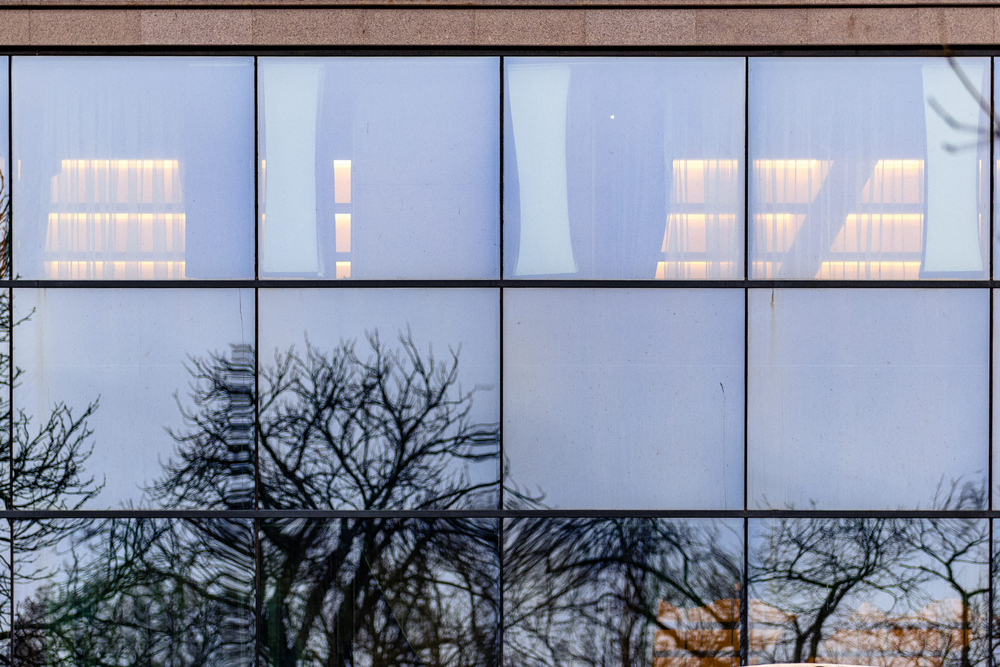
#> input picture input_image.png, 1000 x 667 px, shrunk from 3000 x 2000 before the run; its folder holds only this picture in this run
$ python remove.py
#> lines starting #> are read from the running program, lines starting #| are printed output that depends on the picture
import os
import datetime
import matplotlib.pyplot as plt
import numpy as np
from scipy.fftpack import dct, idct
from PIL import Image

def save_image(img, path, name=None, category="debug"):
    if name is None:
        name = datetime.datetime.now().strftime('%Y-%m-%dT%H-%M-%S.%f')

    dest = os.path.join(path, f"{category}{'_' if name is not None and len(name) > 0 else ''}{name}.png")
    plt.imsave(dest, img)

def gradient(A: np.ndarray) -> np.ndarray:
    rows, cols = A.shape

    grad_x = np.zeros_like(A)
    grad_x[:, 0: cols - 1] = np.diff(A, axis=1)

    grad_y = np.zeros_like(A)
    grad_y[0:rows - 1, :] = np.diff(A, axis=0)

    B = np.concatenate((grad_x[..., np.newaxis], grad_y[..., np.newaxis]), axis=-1)
    return B

def divergence(A):
    m, n, _ = A.shape
    B = np.zeros(shape=(m, n))

    T = A[:, :, 0]
    T1 = np.zeros(shape=(m, n))
    T1[:, 1:n] = T[:, 0:n-1]
    B = B + T - T1

    T = A[:, :, 1]
    T1 = np.zeros(shape=(m, n))
    T1[1:m, :] = T[0:m-1, :]
    B = B + T - T1
    return B

def laplacian(f, h: float = None):
    dims = 2
    grads = gradient(f)

    if h is not None:
        norm = np.linalg.norm(grads, axis=-1)
        mask = (norm < h)[..., np.newaxis].repeat(dims, axis=-1)
        grads[mask] = 0

    laplacian = divergence(grads)
    return laplacian

def dct2(block):
    return dct(dct(block.T, norm='ortho').T, norm='ortho')

def idct2(block):
    return idct(idct(block.T, norm='ortho').T, norm='ortho')

def min_max_scale(ar: np.array, new_min: float = 0, new_max: float = 1):
    ar -= ar.min()
    ar /= np.ptp(ar)
    ar *= (new_max - new_min)
    ar += new_min
    return ar
def remove_reflection(image: np.ndarray, h: float, lmbd: float = 0, mu: float = 1, epsilon: float = 1e-8, output_dir: str = "output"):
#> called with h = 0.1, lmbd = 0, mu = 1, epsilon = 1e-08, output_dir = 'output'
    if not np.all((0 <= image) & (image <= 1)):
        raise ValueError("Input image doesn't have all values between 0 and 1.")
    if len(image.shape) != 3:
        raise ValueError("Input image must have 3 dimensions.")

    if not os.path.exists(output_dir):
        os.makedirs(output_dir)

    channels = image.shape[-1]
#> channels = 3

    laplacians = np.zeros(shape=image.shape)
    for c in range(channels):
        lapl1 = laplacian(image[..., c], h=h)
        lapl2 = laplacian(lapl1)
        laplacians[:, :, c] = lapl2

        save_image(lapl2, output_dir, name=f"{c}", category="laplacian")

    lapl_out = np.interp(laplacians, (laplacians.min(), laplacians.max()), (0, +1))
    save_image(lapl_out, output_dir, name="all", category="laplacian")
#> call 4 of save_image, with path = 'output', name = 'all', category = 'laplacian'
#> in save_image (call 4), `plt.imsave(dest, img)`:
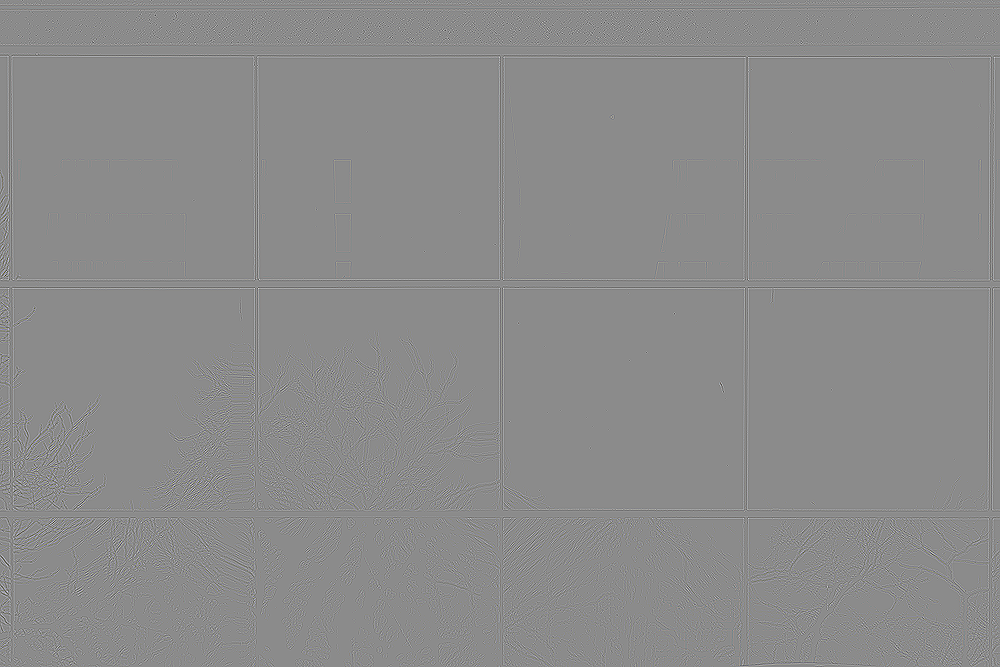
#> saved as laplacian_all.png: shape (667, 1000, 3); mean R, G, B 138.9, 138.9, 138.9

    rhs = laplacians + epsilon * image
    rhs_out = np.interp(rhs, (rhs.min(), rhs.max()), (0, 1))
    save_image(rhs_out, output_dir, name="", category="rhs")

    T = np.zeros(shape=rhs.shape)
    for c in range(channels):
        rhs_slice = rhs[..., c]

        M, N = rhs_slice.shape

        m = np.cos((np.pi * np.arange(M)) / M)
        n = np.cos((np.pi * np.arange(N)) / N)
        kappa = 2 * (np.add.outer(m, n) - 2)

        save_image(kappa, output_dir, name=f"{c}", category="kappa")

        const = mu * (kappa ** 2) - lmbd * kappa + epsilon

        save_image(const, output_dir, name=f"{c}", category="denominator")

        u = dct2(rhs_slice)
        u = u / const
        u = idct2(u)

        T[..., c] = u

        save_image(const, output_dir, name=f"{c}", category=f"T")
#> this loop made 3 passes
#> pass 1, in save_image (call 6), `plt.imsave(dest, img)`:
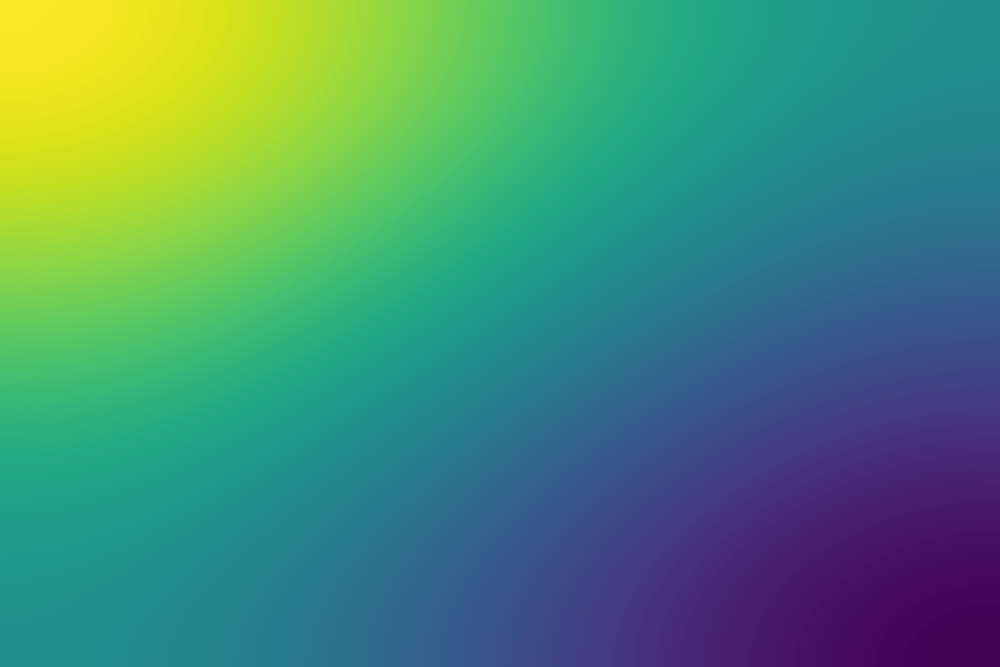
#> saved as kappa_0.png: shape (667, 1000, 3); mean R, G, B 70.6, 138.8, 117
#> pass 1, in save_image (call 7), `plt.imsave(dest, img)`:
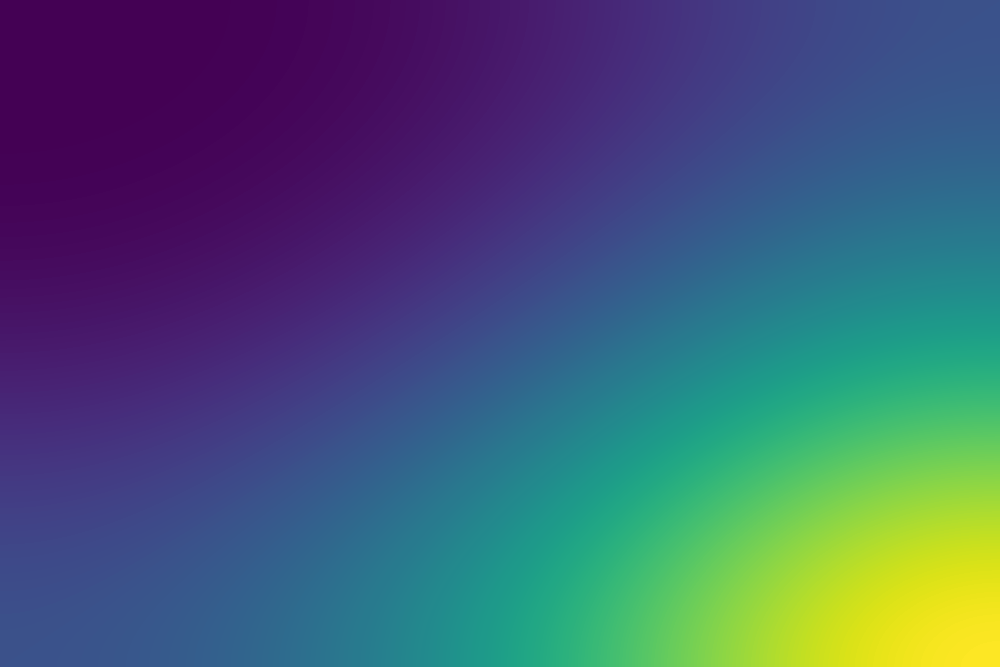
#> saved as denominator_0.png: shape (667, 1000, 3); mean R, G, B 68.2, 90.5, 117.5
#> after the loop:
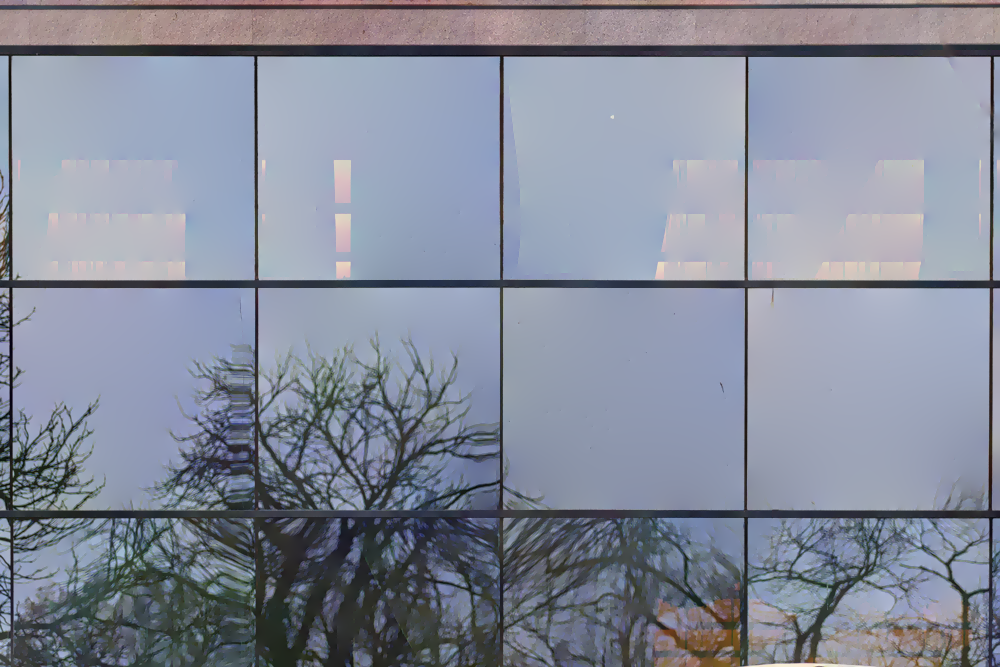
#> T: shape (667, 1000, 3) float64; mean R, G, B 0.537, 0.565, 0.637; drawn with min black and max white
#> after the loop:
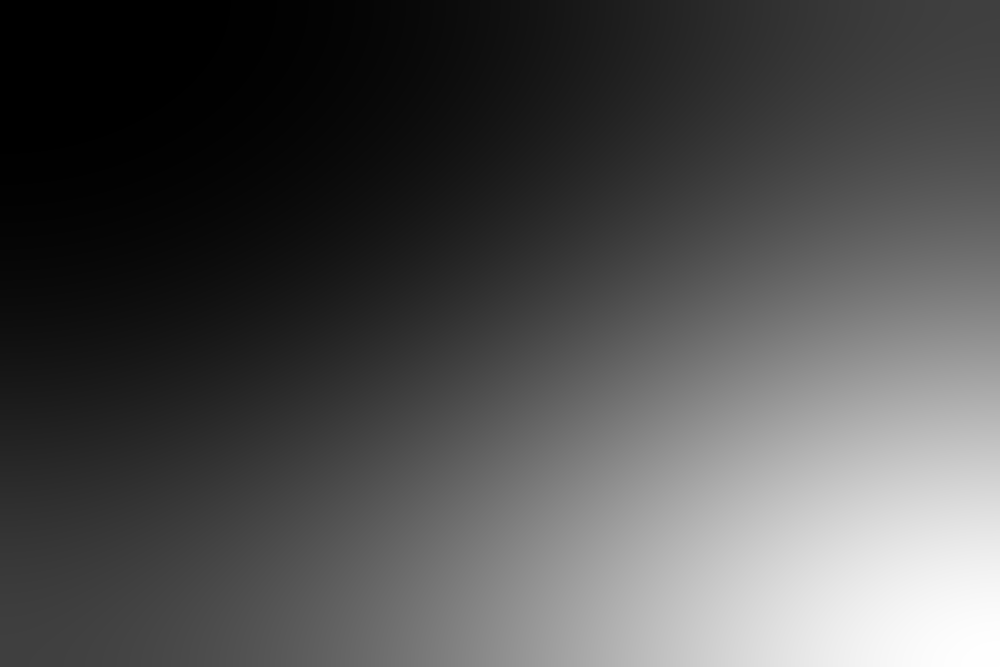
#> const: shape (667, 1000) float64; min 1e-08, max 64, mean 20; drawn with min black and max white
#> after the loop:
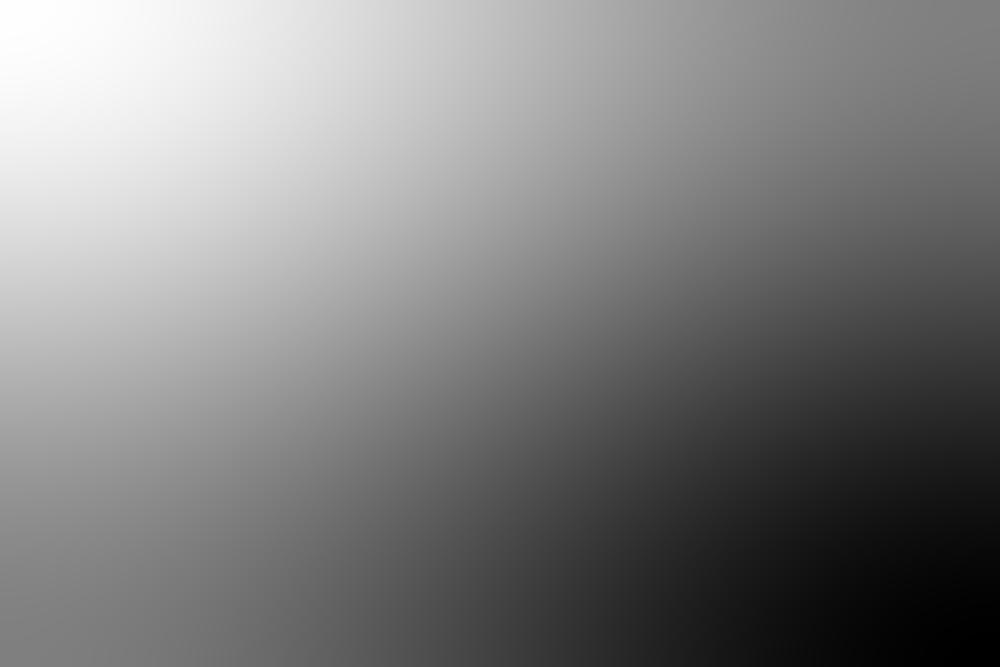
#> kappa: shape (667, 1000) float64; min -8, max 0, mean -4; drawn with min black and max white
#> after the loop:
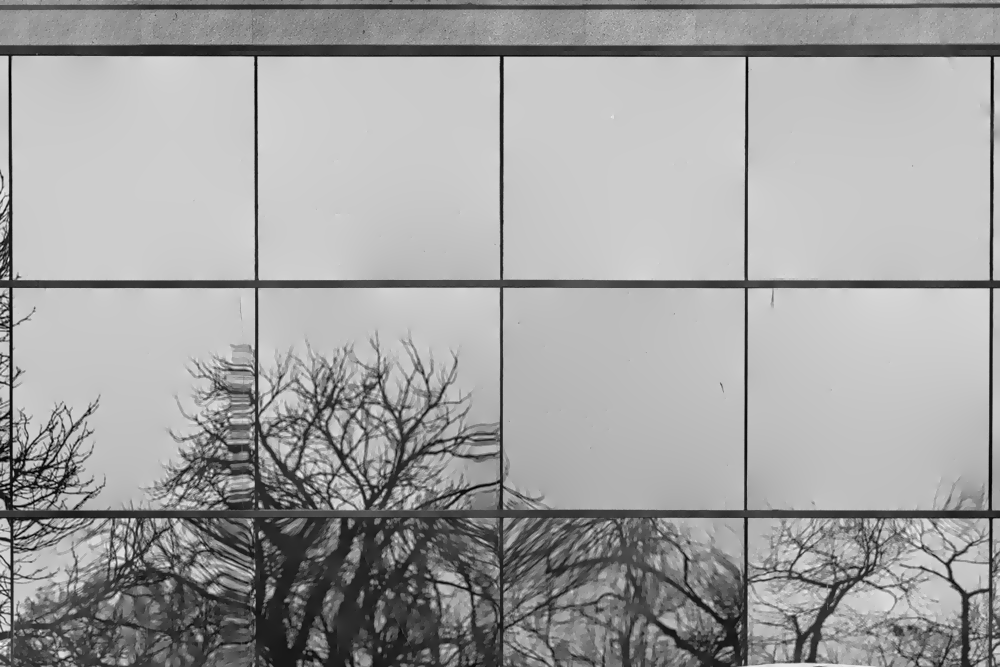
#> u: shape (667, 1000) float64; min -0.0707, max 1.05, mean 0.637; drawn with min black and max white

    min_max_scale(T)
    save_image(T, output_dir, name="", category="out")

    return T

if __name__ == "__main__":
    img = np.array(Image.open("input_image.png")) / 255.0
    output_image = remove_reflection(img, h=0.1, output_dir="output")
    Image.fromarray((output_image * 255).astype(np.uint8)).save("output_image.png")
